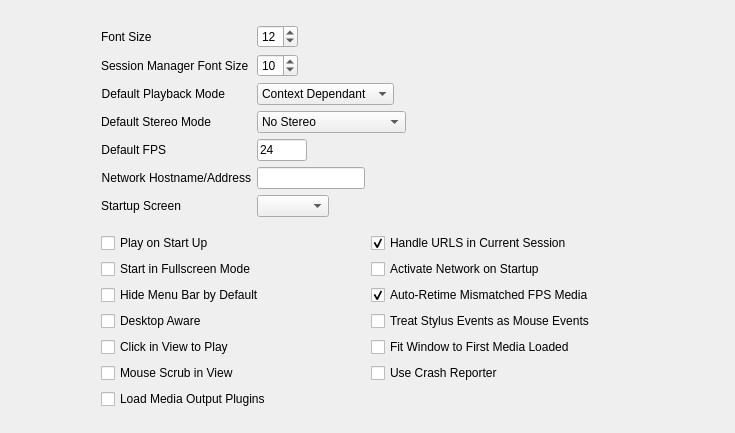
     <widget class="QWidget" name="generalTab">
      <attribute name="title">
       <string>General</string>
      </attribute>
      <layout class="QHBoxLayout" name="horizontalLayout_21">
       <property name="topMargin">
        <number>25</number>
       </property>
       <item>
        <spacer name="horizontalSpacer_34">
         <property name="orientation">
          <enum>Qt::Horizontal</enum>
         </property>
         <property name="sizeType">
          <enum>QSizePolicy::MinimumExpanding</enum>
         </property>
         <property name="sizeHint" stdset="0">
          <size>
           <width>90</width>
           <height>17</height>
          </size>
         </property>
        </spacer>
       </item>
       <item>
        <layout class="QVBoxLayout" name="verticalLayout_8">
         <item>
          <layout class="QFormLayout" name="formLayout_9">
           <property name="fieldGrowthPolicy">
            <enum>QFormLayout::FieldsStayAtSizeHint</enum>
           </property>
           <item row="0" column="0">
            <widget class="QLabel" name="label_20">
             <property name="text">
              <string>Font Size</string>
             </property>
            </widget>
           </item>
           <item row="0" column="1">
            <widget class="QSpinBox" name="fontSizeSpinBox">
             <property name="minimum">
              <number>10</number>
             </property>
             <property name="value">
              <number>12</number>
             </property>
            </widget>
           </item>
           <item row="1" column="0">
            <widget class="QLabel" name="label_21">
             <property name="text">
              <string>Session Manager Font Size</string>
             </property>
            </widget>
           </item>
           <item row="1" column="1">
            <widget class="QSpinBox" name="fontSize2SpinBox">
             <property name="minimum">
              <number>5</number>
             </property>
             <property name="value">
              <number>10</number>
             </property>
            </widget>
           </item>
           <item row="2" column="0">
            <widget class="QLabel" name="label_29">
             <property name="text">
              <string>Default Playback Mode</string>
             </property>
             <property name="alignment">
              <set>Qt::AlignRight|Qt::AlignTrailing|Qt::AlignVCenter</set>
             </property>
            </widget>
           </item>
           <item row="2" column="1">
            <layout class="QHBoxLayout" name="horizontalLayout_23">
             <item>
              <widget class="QComboBox" name="playbackModeCombo">
               <item>
                <property name="text">
                 <string>Context Dependant</string>
                </property>
               </item>
               <item>
                <property name="text">
                 <string>Play All Frames</string>
                </property>
               </item>
               <item>
                <property name="text">
                 <string>Realtime</string>
                </property>
               </item>
              </widget>
             </item>
             <item>
              <spacer name="horizontalSpacer_23">
               <property name="orientation">
                <enum>Qt::Horizontal</enum>
               </property>
               <property name="sizeHint" stdset="0">
                <size>
                 <width>40</width>
                 <height>20</height>
                </size>
               </property>
              </spacer>
             </item>
            </layout>
           </item>
           <item row="3" column="0">
            <widget class="QLabel" name="label_33">
             <property name="text">
              <string>Default Stereo Mode</string>
             </property>
             <property name="alignment">
              <set>Qt::AlignRight|Qt::AlignTrailing|Qt::AlignVCenter</set>
             </property>
            </widget>
           </item>
           <item row="3" column="1">
            <layout class="QHBoxLayout" name="horizontalLayout_24">
             <item>
              <widget class="QComboBox" name="stereoModeCombo">
               <item>
                <property name="text">
                 <string>No Stereo</string>
                </property>
               </item>
               <item>
                <property name="text">
                 <string>Anaglyph</string>
                </property>
               </item>
               <item>
                <property name="text">
                 <string>Side-by-Side</string>
                </property>
               </item>
               <item>
                <property name="text">
                 <string>Side-by-Side Mirrored</string>
                </property>
               </item>
               <item>
                <property name="text">
                 <string>Left Only</string>
                </property>
               </item>
               <item>
                <property name="text">
                 <string>Right Only</string>
                </property>
               </item>
               <item>
                <property name="text">
                 <string>DLP Stereo</string>
                </property>
               </item>
               <item>
                <property name="text">
                 <string>LCD Scanline</string>
                </property>
               </item>
               <item>
                <property name="text">
                 <string>OpenGL Hardware</string>
                </property>
               </item>
              </widget>
             </item>
             <item>
              <spacer name="horizontalSpacer_24">
               <property name="orientation">
                <enum>Qt::Horizontal</enum>
               </property>
               <property name="sizeHint" stdset="0">
                <size>
                 <width>40</width>
                 <height>20</height>
                </size>
               </property>
              </spacer>
             </item>
            </layout>
           </item>
           <item row="4" column="0">
            <widget class="QLabel" name="label_47">
             <property name="text">
              <string>Default FPS</string>
             </property>
             <property name="alignment">
              <set>Qt::AlignRight|Qt::AlignTrailing|Qt::AlignVCenter</set>
             </property>
            </widget>
           </item>
           <item row="4" column="1">
            <layout class="QHBoxLayout" name="horizontalLayout_25">
             <item>
              <widget class="QLineEdit" name="fpsEdit">
               <property name="maximumSize">
                <size>
                 <width>50</width>
                 <height>16777215</height>
                </size>
               </property>
               <property name="text">
                <string>24</string>
               </property>
              </widget>
             </item>
             <item>
              <spacer name="horizontalSpacer_25">
               <property name="orientation">
                <enum>Qt::Horizontal</enum>
               </property>
               <property name="sizeHint" stdset="0">
                <size>
                 <width>40</width>
                 <height>20</height>
                </size>
               </property>
              </spacer>
             </item>
            </layout>
           </item>
           <item row="5" column="0">
            <widget class="QLabel" name="label_62">
             <property name="text">
              <string>Network Hostname/Address</string>
             </property>
             <property name="alignment">
              <set>Qt::AlignRight|Qt::AlignTrailing|Qt::AlignVCenter</set>
             </property>
            </widget>
           </item>
           <item row="5" column="1">
            <layout class="QHBoxLayout" name="horizontalLayout_26">
             <item>
              <widget class="QLineEdit" name="networkHostEdit">
               <property name="text">
                <string/>
               </property>
              </widget>
             </item>
             <item>
              <spacer name="horizontalSpacer_26">
               <property name="orientation">
                <enum>Qt::Horizontal</enum>
               </property>
               <property name="sizeHint" stdset="0">
                <size>
                 <width>40</width>
                 <height>20</height>
                </size>
               </property>
              </spacer>
             </item>
            </layout>
           </item>
           <item row="6" column="0">
            <widget class="QLabel" name="label_68">
             <property name="text">
              <string>Startup Screen</string>
             </property>
             <property name="alignment">
              <set>Qt::AlignRight|Qt::AlignTrailing|Qt::AlignVCenter</set>
             </property>
            </widget>
           </item>
           <item row="6" column="1">
            <layout class="QHBoxLayout" name="horizontalLayout_37">
             <item>
              <widget class="QComboBox" name="startupScreenCombo"/>
             </item>
             <item>
              <spacer name="horizontalSpacer_43">
               <property name="orientation">
                <enum>Qt::Horizontal</enum>
               </property>
               <property name="sizeHint" stdset="0">
                <size>
                 <width>40</width>
                 <height>20</height>
                </size>
               </property>
              </spacer>
             </item>
            </layout>
           </item>
          </layout>
         </item>
         <item>
          <spacer name="verticalSpacer_5">
           <property name="orientation">
            <enum>Qt::Vertical</enum>
           </property>
           <property name="sizeType">
            <enum>QSizePolicy::Fixed</enum>
           </property>
           <property name="sizeHint" stdset="0">
            <size>
             <width>20</width>
             <height>10</height>
            </size>
           </property>
          </spacer>
         </item>
         <item>
          <layout class="QGridLayout" name="gridLayout">
           <item row="0" column="0">
            <widget class="QCheckBox" name="playOnStartupToggle">
             <property name="text">
              <string>Play on Start Up</string>
             </property>
            </widget>
           </item>
           <item row="0" column="1">
            <widget class="QCheckBox" name="reuseSessionToggle">
             <property name="text">
              <string>Handle URLS in Current Session</string>
             </property>
             <property name="checked">
              <bool>true</bool>
             </property>
            </widget>
           </item>
           <item row="1" column="0">
            <widget class="QCheckBox" name="fullscreenOnStartupToggle">
             <property name="text">
              <string>Start in Fullscreen Mode</string>
             </property>
            </widget>
           </item>
           <item row="1" column="1">
            <widget class="QCheckBox" name="networkToggle">
             <property name="text">
              <string>Activate Network on Startup</string>
             </property>
            </widget>
           </item>
           <item row="2" column="0">
            <widget class="QCheckBox" name="noMenuBarToggle">
             <property name="text">
              <string>Hide Menu Bar by Default</string>
             </property>
            </widget>
           </item>
           <item row="2" column="1">
            <widget class="QCheckBox" name="autoRetimeToggle">
             <property name="text">
              <string>Auto-Retime Mismatched FPS Media</string>
             </property>
             <property name="checked">
              <bool>true</bool>
             </property>
            </widget>
           </item>
           <item row="3" column="0">
            <widget class="QCheckBox" name="desktopAwareToggle">
             <property name="text">
              <string>Desktop Aware</string>
             </property>
            </widget>
           </item>
           <item row="3" column="1">
            <widget class="QCheckBox" name="stylusAsMouseToggle">
             <property name="text">
              <string>Treat Stylus Events as Mouse Events</string>
             </property>
            </widget>
           </item>
           <item row="4" column="0">
            <widget class="QCheckBox" name="clickToPlayEnableToggle">
             <property name="text">
              <string>Click in View to Play</string>
             </property>
            </widget>
           </item>
           <item row="4" column="1">
            <widget class="QCheckBox" name="startupResizeToggle">
             <property name="text">
              <string>Fit Window to First Media Loaded</string>
             </property>
            </widget>
           </item>
           <item row="5" column="0">
            <widget class="QCheckBox" name="scrubEnableToggle">
             <property name="text">
              <string>Mouse Scrub in View</string>
             </property>
            </widget>
           </item>
           <item row="5" column="1">
            <widget class="QCheckBox" name="useCrashReporterToggle">
             <property name="text">
              <string>Use Crash Reporter</string>
             </property>
            </widget>
           </item>
           <item row="6" column="0">
            <widget class="QCheckBox" name="loadMediaOutputPluginsToggle">
             <property name="text">
              <string>Load Media Output Plugins</string>
             </property>
            </widget>
           </item>
          </layout>
         </item>
         <item>
          <spacer name="verticalSpacer_4">
           <property name="orientation">
            <enum>Qt::Vertical</enum>
           </property>
           <property name="sizeHint" stdset="0">
            <size>
             <width>533</width>
             <height>13</height>
            </size>
           </property>
          </spacer>
         </item>
        </layout>
       </item>
       <item>
        <spacer name="horizontalSpacer_35">
         <property name="orientation">
          <enum>Qt::Horizontal</enum>
         </property>
         <property name="sizeType">
          <enum>QSizePolicy::MinimumExpanding</enum>
         </property>
         <property name="sizeHint" stdset="0">
          <size>
           <width>90</width>
           <height>17</height>
          </size>
         </property>
        </spacer>
       </item>
      </layout>
     </widget>
